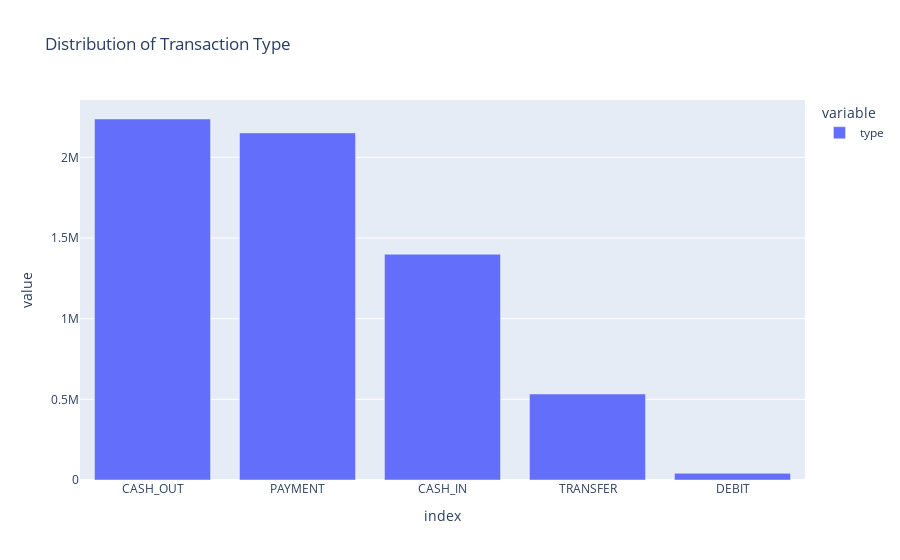

The cell this chart's notebook holds for it:
### Code cell
type = raw_data["type"].value_counts()
transactions = type.index
quantity = type.values

import plotly.express as px
figure = px.bar(type, title="Distribution of Transaction Type")
figure.show()

### Figure 1 — Plotly figure (JSON) as saved in the notebook; plotly's stock layout.template omitted (floating-point values rounded to 4 significant figures)
{"data": [{"alignmentgroup": "True", "hovertemplate": "variable=type<br>index=%{x}<br>value=%{y}<extra></extra>", "legendgroup": "type", "marker": {"color": "#636efa", "pattern": {"shape": ""}}, "name": "type", "offsetgroup": "type", "orientation": "v", "showlegend": true, "textposition": "auto", "type": "bar", "x": ["CASH_OUT", "PAYMENT", "CASH_IN", "TRANSFER", "DEBIT"], "xaxis": "x", "y": [2237500, 2151495, 1399284, 532909, 41432], "yaxis": "y"}], "layout": {"barmode": "relative", "legend": {"title": {"text": "variable"}, "tracegroupgap": 0}, "title": {"text": "Distribution of Transaction Type"}, "xaxis": {"anchor": "y", "domain": [0, 1], "title": {"text": "index"}}, "yaxis": {"anchor": "x", "domain": [0, 1], "title": {"text": "value"}}}}
